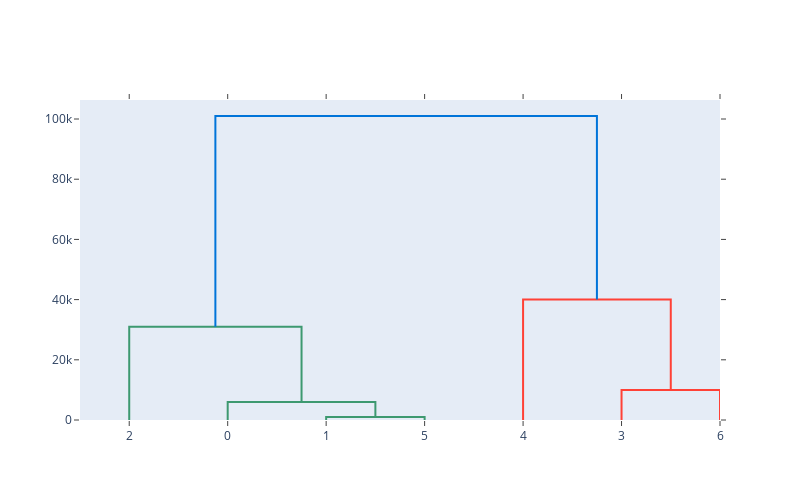

Write notebook code for a chart like this one.
### Markdown cell above
### DENDOGRAM

### Code cell
import plotly.figure_factory as ff
fig = ff.create_dendrogram(df)
fig.update_layout(width=800, height=500)
fig.show()

### Figure 1 — Plotly figure (JSON) as saved in the notebook; plotly's stock layout.template omitted (floating-point values rounded to 4 significant figures)
{"data": [{"hoverinfo": "text", "marker": {"color": "rgb(61,153,112)"}, "mode": "lines", "type": "scatter", "x": [25, 25, 35, 35], "xaxis": "x", "y": [0, 1001.0, 1001.0, 0], "yaxis": "y"}, {"hoverinfo": "text", "marker": {"color": "rgb(61,153,112)"}, "mode": "lines", "type": "scatter", "x": [15, 15, 30, 30], "xaxis": "x", "y": [0, 6000.0, 6000.0, 1001.0], "yaxis": "y"}, {"hoverinfo": "text", "marker": {"color": "rgb(61,153,112)"}, "mode": "lines", "type": "scatter", "x": [5, 5, 22.5, 22.5], "xaxis": "x", "y": [0, 31000.0, 31000.0, 6000.0], "yaxis": "y"}, {"hoverinfo": "text", "marker": {"color": "rgb(255,65,54)"}, "mode": "lines", "type": "scatter", "x": [55, 55, 65, 65], "xaxis": "x", "y": [0, 10000.0, 10000.0, 0], "yaxis": "y"}, {"hoverinfo": "text", "marker": {"color": "rgb(255,65,54)"}, "mode": "lines", "type": "scatter", "x": [45, 45, 60, 60], "xaxis": "x", "y": [0, 40000.0, 40000.0, 10000.0], "yaxis": "y"}, {"hoverinfo": "text", "marker": {"color": "rgb(0,116,217)"}, "mode": "lines", "type": "scatter", "x": [13.75, 13.75, 52.5, 52.5], "xaxis": "x", "y": [31000.0, 101000.0, 101000.0, 40000.0], "yaxis": "y"}], "layout": {"autosize": false, "height": 500, "hovermode": "closest", "showlegend": false, "width": 800, "xaxis": {"mirror": "allticks", "rangemode": "tozero", "showgrid": false, "showline": true, "showticklabels": true, "tickmode": "array", "ticks": "outside", "ticktext": ["2", "0", "1", "5", "4", "3", "6"], "tickvals": [5, 15, 25, 35, 45, 55, 65], "type": "linear", "zeroline": false}, "yaxis": {"mirror": "allticks", "rangemode": "tozero", "showgrid": false, "showline": true, "showticklabels": true, "ticks": "outside", "type": "linear", "zeroline": false}}}
